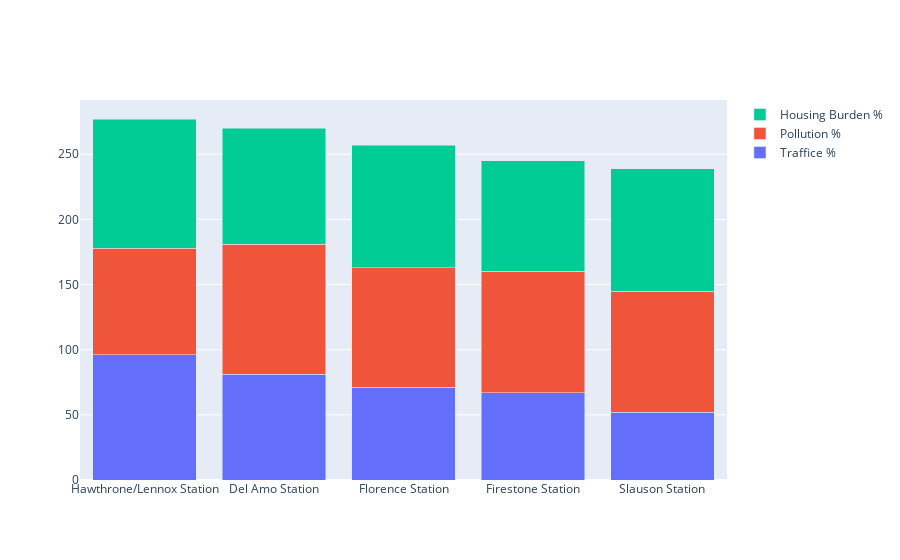

The cell this chart's notebook holds for it:
### Markdown cell above
this will be our main analysis with the following three variables

### Code cell
import plotly.graph_objects as go

x= ['Del Amo Station', 'Firestone Station', 'Florence Station', 'Slauson Station','Hawthrone/Lennox Station']
fig = go.Figure(go.Bar(x=x, y=[81,67,71,52,96], name='Traffice %'))
fig.add_trace(go.Bar(x=x, y=[100, 93, 92,93,82], name='Pollution %'))
fig.add_trace(go.Bar(x=x, y=[89, 85, 94, 94,99], name='Housing Burden %'))
fig.update_layout(barmode='stack', xaxis={'categoryorder':'total descending'})
fig.show()

### Figure 1 — Plotly figure (JSON) as saved in the notebook; plotly's stock layout.template omitted (floating-point values rounded to 4 significant figures)
{"data": [{"name": "Traffice %", "type": "bar", "x": ["Del Amo Station", "Firestone Station", "Florence Station", "Slauson Station", "Hawthrone/Lennox Station"], "y": [81, 67, 71, 52, 96]}, {"name": "Pollution %", "type": "bar", "x": ["Del Amo Station", "Firestone Station", "Florence Station", "Slauson Station", "Hawthrone/Lennox Station"], "y": [100, 93, 92, 93, 82]}, {"name": "Housing Burden %", "type": "bar", "x": ["Del Amo Station", "Firestone Station", "Florence Station", "Slauson Station", "Hawthrone/Lennox Station"], "y": [89, 85, 94, 94, 99]}], "layout": {"autosize": true, "barmode": "stack", "xaxis": {"autorange": true, "categoryorder": "total descending", "range": [-0.5, 4.5], "type": "category"}, "yaxis": {"autorange": true, "range": [0, 291.6], "type": "linear"}}}
